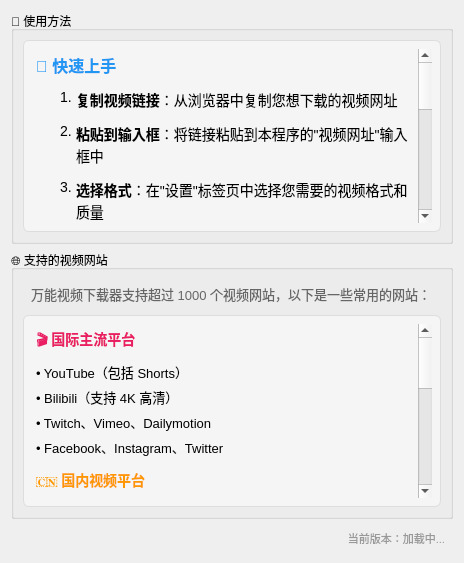
      <widget class="QWidget" name="helpTab">
       <attribute name="title">
        <string>使用帮助</string>
       </attribute>
       <layout class="QVBoxLayout" name="helpTabLayout">
        <item>
         <widget class="QGroupBox" name="usageGroup">
          <property name="title">
           <string>📖 使用方法</string>
          </property>
          <layout class="QVBoxLayout" name="usageLayout">
           <item>
            <widget class="QTextEdit" name="usageText">
             <property name="readOnly">
              <bool>true</bool>
             </property>
             <property name="html">
              <string>&lt;!DOCTYPE HTML PUBLIC &quot;-//W3C//DTD HTML 4.0//EN&quot; &quot;http://www.w3.org/TR/REC-html40/strict.dtd&quot;&gt;
&lt;html&gt;&lt;head&gt;&lt;meta name=&quot;qrichtext&quot; content=&quot;1&quot; /&gt;&lt;style type=&quot;text/css&quot;&gt;
p, li { white-space: pre-wrap; }
&lt;/style&gt;&lt;/head&gt;&lt;body style=&quot; font-family:-apple-system,BlinkMacSystemFont,'PingFang SC','Microsoft YaHei',sans-serif; font-size:14px; font-weight:400; font-style:normal;&quot;&gt;
&lt;p style=&quot; margin-top:0px; margin-bottom:12px; margin-left:0px; margin-right:0px; -qt-block-indent:0; text-indent:0px;&quot;&gt;&lt;span style=&quot; font-size:16px; font-weight:600; color:#2196F3;&quot;&gt;📌 快速上手&lt;/span&gt;&lt;/p&gt;
&lt;ol style=&quot;margin-top: 0px; margin-bottom: 0px; margin-left: 0px; margin-right: 0px; -qt-list-indent: 1;&quot;&gt;
&lt;li style=&quot; margin-top:12px; margin-bottom:12px;&quot;&gt;&lt;span style=&quot; font-weight:600;&quot;&gt;复制视频链接&lt;/span&gt;：从浏览器中复制您想下载的视频网址&lt;/li&gt;
&lt;li style=&quot; margin-top:12px; margin-bottom:12px;&quot;&gt;&lt;span style=&quot; font-weight:600;&quot;&gt;粘贴到输入框&lt;/span&gt;：将链接粘贴到本程序的"视频网址"输入框中&lt;/li&gt;
&lt;li style=&quot; margin-top:12px; margin-bottom:12px;&quot;&gt;&lt;span style=&quot; font-weight:600;&quot;&gt;选择格式&lt;/span&gt;：在"设置"标签页中选择您需要的视频格式和质量&lt;/li&gt;
&lt;li style=&quot; margin-top:12px; margin-bottom:12px;&quot;&gt;&lt;span style=&quot; font-weight:600;&quot;&gt;开始下载&lt;/span&gt;：点击"开始下载"按钮，等待下载完成&lt;/li&gt;
&lt;li style=&quot; margin-top:12px; margin-bottom:12px;&quot;&gt;&lt;span style=&quot; font-weight:600;&quot;&gt;查看文件&lt;/span&gt;：下载完成后，视频文件将保存在您设置的保存路径中&lt;/li&gt;
&lt;/ol&gt;
&lt;p style=&quot; margin-top:12px; margin-bottom:12px; margin-left:0px; margin-right:0px; -qt-block-indent:0; text-indent:0px;&quot;&gt;&lt;span style=&quot; font-size:16px; font-weight:600; color:#2196F3;&quot;&gt;⚙️ 高级设置&lt;/span&gt;&lt;/p&gt;
&lt;ul style=&quot;margin-top: 0px; margin-bottom: 0px; margin-left: 0px; margin-right: 0px; -qt-list-indent: 1;&quot;&gt;
&lt;li style=&quot; margin-top:8px; margin-bottom:8px;&quot;&gt;&lt;span style=&quot; font-weight:600;&quot;&gt;字幕下载&lt;/span&gt;：勾选"下载字幕"选项，可自动下载视频字幕&lt;/li&gt;
&lt;li style=&quot; margin-top:8px; margin-bottom:8px;&quot;&gt;&lt;span style=&quot; font-weight:600;&quot;&gt;缩略图&lt;/span&gt;：勾选"下载缩略图"选项，可下载视频封面图&lt;/li&gt;
&lt;li style=&quot; margin-top:8px; margin-bottom:8px;&quot;&gt;&lt;span style=&quot; font-weight:600;&quot;&gt;元数据&lt;/span&gt;：勾选"嵌入元数据"选项，可将视频标题、作者等信息嵌入文件&lt;/li&gt;
&lt;/ul&gt;
&lt;p style=&quot; margin-top:12px; margin-bottom:12px; margin-left:0px; margin-right:0px; -qt-block-indent:0; text-indent:0px;&quot;&gt;&lt;span style=&quot; font-size:16px; font-weight:600; color:#FF5722;&quot;&gt;💡 小提示&lt;/span&gt;&lt;/p&gt;
&lt;ul style=&quot;margin-top: 0px; margin-bottom: 0px; margin-left: 0px; margin-right: 0px; -qt-list-indent: 1;&quot;&gt;
&lt;li style=&quot; margin-top:8px; margin-bottom:8px;&quot;&gt;下载过程中可以随时点击"取消"按钮中断下载&lt;/li&gt;
&lt;li style=&quot; margin-top:8px; margin-bottom:8px;&quot;&gt;支持下载速度较慢时，建议选择较低质量格式&lt;/li&gt;
&lt;li style=&quot; margin-top:8px; margin-bottom:8px;&quot;&gt;部分网站可能需要等待或重试才能成功下载&lt;/li&gt;
&lt;/ul&gt;
&lt;/body&gt;&lt;/html&gt;</string>
             </property>
             <property name="styleSheet">
              <string>QTextEdit {
    background-color: #f5f5f5;
    border: 1px solid #ddd;
    border-radius: 6px;
    padding: 8px;
}</string>
             </property>
            </widget>
           </item>
          </layout>
         </widget>
        </item>
        <item>
         <widget class="QGroupBox" name="supportedSitesGroup">
          <property name="title">
           <string>🌐 支持的视频网站</string>
          </property>
          <layout class="QVBoxLayout" name="supportedSitesLayout">
           <item>
            <widget class="QLabel" name="sitesIntroLabel">
             <property name="text">
              <string>万能视频下载器支持超过 1000 个视频网站，以下是一些常用的网站：</string>
             </property>
             <property name="styleSheet">
              <string>color: #666;
font-size: 13px;
padding: 5px;</string>
             </property>
            </widget>
           </item>
           <item>
            <widget class="QTextEdit" name="sitesText">
             <property name="readOnly">
              <bool>true</bool>
             </property>
             <property name="html">
              <string>&lt;!DOCTYPE HTML PUBLIC &quot;-//W3C//DTD HTML 4.0//EN&quot; &quot;http://www.w3.org/TR/REC-html40/strict.dtd&quot;&gt;
&lt;html&gt;&lt;head&gt;&lt;meta name=&quot;qrichtext&quot; content=&quot;1&quot; /&gt;&lt;style type=&quot;text/css&quot;&gt;
p, li { white-space: pre-wrap; }
&lt;/style&gt;&lt;/head&gt;&lt;body style=&quot; font-family:-apple-system,BlinkMacSystemFont,'PingFang SC','Microsoft YaHei',sans-serif; font-size:13px; font-weight:400; font-style:normal;&quot;&gt;
&lt;p style=&quot; margin-top:0px; margin-bottom:8px; margin-left:0px; margin-right:0px; -qt-block-indent:0; text-indent:0px;&quot;&gt;&lt;span style=&quot; font-size:14px; font-weight:600; color:#E91E63;&quot;&gt;🎬 国际主流平台&lt;/span&gt;&lt;/p&gt;
&lt;p style=&quot; margin-top:0px; margin-bottom:5px; margin-left:0px; margin-right:0px; -qt-block-indent:0; text-indent:0px;&quot;&gt;• YouTube（包括 Shorts）&lt;/p&gt;
&lt;p style=&quot; margin-top:0px; margin-bottom:5px; margin-left:0px; margin-right:0px; -qt-block-indent:0; text-indent:0px;&quot;&gt;• Bilibili（支持 4K 高清）&lt;/p&gt;
&lt;p style=&quot; margin-top:0px; margin-bottom:5px; margin-left:0px; margin-right:0px; -qt-block-indent:0; text-indent:0px;&quot;&gt;• Twitch、Vimeo、Dailymotion&lt;/p&gt;
&lt;p style=&quot; margin-top:0px; margin-bottom:5px; margin-left:0px; margin-right:0px; -qt-block-indent:0; text-indent:0px;&quot;&gt;• Facebook、Instagram、Twitter&lt;/p&gt;
&lt;p style=&quot; margin-top:12px; margin-bottom:8px; margin-left:0px; margin-right:0px; -qt-block-indent:0; text-indent:0px;&quot;&gt;&lt;span style=&quot; font-size:14px; font-weight:600; color:#FF9800;&quot;&gt;🇨🇳 国内视频平台&lt;/span&gt;&lt;/p&gt;
&lt;p style=&quot; margin-top:0px; margin-bottom:5px; margin-left:0px; margin-right:0px; -qt-block-indent:0; text-indent:0px;&quot;&gt;• 优酷、腾讯视频、爱奇艺&lt;/p&gt;
&lt;p style=&quot; margin-top:0px; margin-bottom:5px; margin-left:0px; margin-right:0px; -qt-block-indent:0; text-indent:0px;&quot;&gt;• 抖音、快手（短视频）&lt;/p&gt;
&lt;p style=&quot; margin-top:0px; margin-bottom:5px; margin-left:0px; margin-right:0px; -qt-block-indent:0; text-indent:0px;&quot;&gt;• 西瓜视频、今日头条&lt;/p&gt;
&lt;p style=&quot; margin-top:0px; margin-bottom:5px; margin-left:0px; margin-right:0px; -qt-block-indent:0; text-indent:0px;&quot;&gt;• 哔哩哔哩（B 站）&lt;/p&gt;
&lt;p style=&quot; margin-top:12px; margin-bottom:8px; margin-left:0px; margin-right:0px; -qt-block-indent:0; text-indent:0px;&quot;&gt;&lt;span style=&quot; font-size:14px; font-weight:600; color:#4CAF50;&quot;&gt;🎵 音乐平台&lt;/span&gt;&lt;/p&gt;
&lt;p style=&quot; margin-top:0px; margin-bottom:5px; margin-left:0px; margin-right:0px; -qt-block-indent:0; text-indent:0px;&quot;&gt;• YouTube Music&lt;/p&gt;
&lt;p style=&quot; margin-top:0px; margin-bottom:5px; margin-left:0px; margin-right:0px; -qt-block-indent:0; text-indent:0px;&quot;&gt;• SoundCloud、Bandcamp&lt;/p&gt;
&lt;p style=&quot; margin-top:0px; margin-bottom:5px; margin-left:0px; margin-right:0px; -qt-block-indent:0; text-indent:0px;&quot;&gt;• 网易云音乐、QQ音乐&lt;/p&gt;
&lt;p style=&quot; margin-top:12px; margin-bottom:8px; margin-left:0px; margin-right:0px; -qt-block-indent:0; text-indent:0px;&quot;&gt;&lt;span style=&quot; font-size:14px; font-weight:600; color:#9C27B0;&quot;&gt;📺 直播平台&lt;/span&gt;&lt;/p&gt;
&lt;p style=&quot; margin-top:0px; margin-bottom:5px; margin-left:0px; margin-right:0px; -qt-block-indent:0; text-indent:0px;&quot;&gt;• Twitch、YouTube Live&lt;/p&gt;
&lt;p style=&quot; margin-top:0px; margin-bottom:5px; margin-left:0px; margin-right:0px; -qt-block-indent:0; text-indent:0px;&quot;&gt;• 斗鱼、虎牙&lt;/p&gt;
&lt;p style=&quot; margin-top:12px; margin-bottom:5px; margin-left:0px; margin-right:0px; -qt-block-indent:0; text-indent:0px;&quot;&gt;&lt;span style=&quot; color:#1976D2;&quot;&gt;💡 完整支持列表请访问：https://dev.tekin.cn &lt;/span&gt;&lt;/p&gt;
&lt;/body&gt;&lt;/html&gt;</string>
             </property>
             <property name="styleSheet">
              <string>QTextEdit {
    background-color: #f5f5f5;
    border: 1px solid #ddd;
    border-radius: 6px;
    padding: 8px;
}</string>
             </property>
            </widget>
           </item>
          </layout>
         </widget>
        </item>
        <item>
         <layout class="QHBoxLayout" name="versionLayout">
          <item>
           <spacer name="versionLeftSpacer">
            <property name="orientation">
             <enum>Qt::Horizontal</enum>
            </property>
            <property name="sizeHint" stdset="0">
             <size>
              <width>40</width>
              <height>20</height>
             </size>
            </property>
           </spacer>
          </item>
          <item>
           <widget class="QLabel" name="versionLabel">
            <property name="styleSheet">
             <string>color: #999;
font-size: 11px;
padding: 5px;</string>
            </property>
            <property name="text">
             <string>当前版本：加载中...</string>
            </property>
            <property name="alignment">
             <set>Qt::AlignRight|Qt::AlignTrailing|Qt::AlignVCenter</set>
            </property>
           </widget>
          </item>
         </layout>
        </item>
       </layout>
      </widget>
